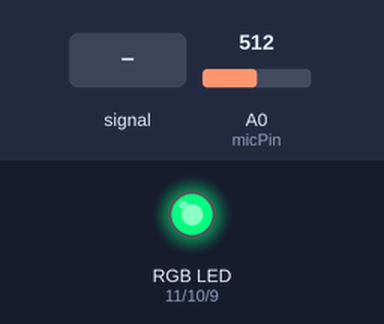
This sketch was run on a simulated Arduino Uno, built with avr-gcc and run on an emulated ATmega328P. Parts: an RGB LED mixed from three pins (HIGH = lit). Dashed ring = blinking. Inputs (shaded band) come from the test bench; at power-on: A0 (micPin) = 512.

Above: at 1.2 s.
1.3 s: A0 (micPin) fed a 2 Hz sine of ±306 counts around its level
At 1.48 s:
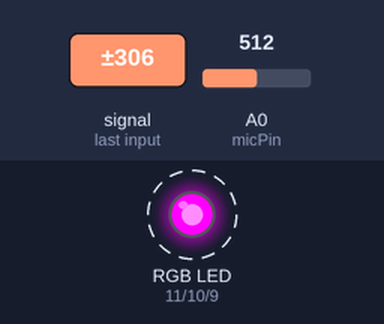
4.3 s: A0 (micPin) set to 716
At 5.0 s:
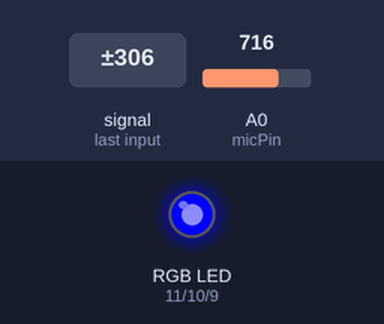
5.9 s: A0 (micPin) set to 566
At 6.3 s:
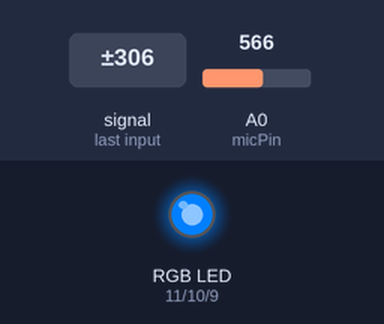
7.4 s: A0 (micPin) set to 540
At 8.3 s:
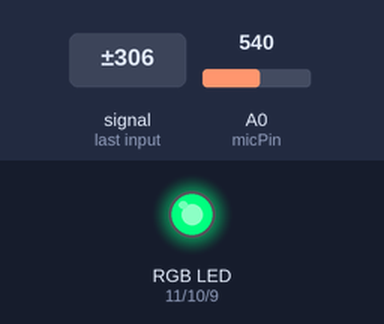
8.9 s: A0 (micPin) fed a 2 Hz sine of ±306 counts around its level
At 9.48 s:
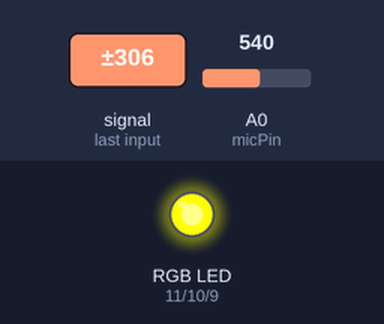
11.9 s: A0 (micPin) set to 122
At 12.6 s:
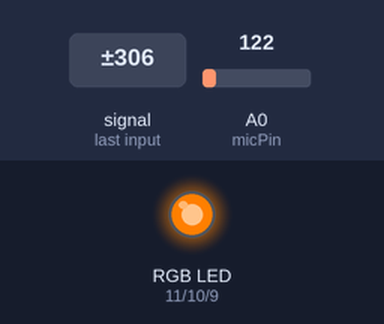
Timing chart, 0 to 14.4 s (numbered marks = the images above; inputs shaded):
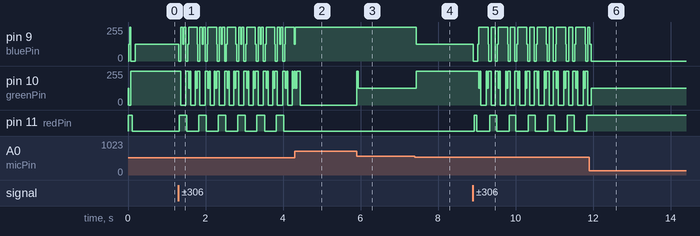

Measured:
- the behaviour switches between 554 and 553 on A0 (micPin) (found by bisection; images 3 and 4)
- after the input at 4.3 s, pin 11 (redPin): stops changing and stays LOW
- after the input at 5.9 s, pin 10 (greenPin): 0/255 → 127/255 at once
- after the input at 7.4 s, pin 9 (bluePin): 255/255 → 127/255 at once; pin 10 (greenPin): 127/255 → 255/255 at once
- after the input at 11.9 s, pin 11 (redPin): stops changing and stays HIGH

The sketch:

Project_Code.ino
```cpp
/*
CSE323 Project
Section: 5
Group: 4
Summer 2022
Project Name: Music Controlled Lighting System
*/

#define redPin 11
#define greenPin 10
#define bluePin 9
#define ledDelay 3
#define micPin A0

float micValue = 0, signalFiltered = 0, signalFilteredValues[] = {3.4, 3.1, 2.7, 2.4, 2.1, 1.7, 1.3, 0.9, 0.4};

void setup()
{
    Serial.begin(9600); // This starts the arduinos communication
}

void loop()
{
    MainFunction();
}

void MainFunction()
{
    micValue = (float)analogRead(micPin) * (5.0 / 1024.0);  // micPin value is 0 to 1023 & then we convert the value to volts ranging 0 to 5.

    FilterSignal(micValue);  //This function is used to change the value of the signalFiltered variable

    CompareSignalFiltered(signalFiltered);  //This function compares the singal value in order to choose the colour of the light
}

void FilterSignal(float sensorSignal)  // This function is used to change the value of the signalFiltered variable
{
    signalFiltered = (0.945 * signalFiltered) + (0.0549 * sensorSignal);
}

void CompareSignalFiltered(float signalFiltered) // This function defines the color of the LEDS by comparing
{

    if (signalFiltered > signalFilteredValues[0])
    {
        RGBColor(0, 0, 255); //Blue
    }

    else if (signalFiltered <= signalFilteredValues[0] && signalFiltered > signalFilteredValues[1])
    {
        RGBColor(0, 255, 255); //Azure
    }

    else if (signalFiltered <= signalFilteredValues[1] && signalFiltered > signalFilteredValues[2])
    {
        RGBColor(0, 127, 255); //Cyan
    }

    else if (signalFiltered <= signalFilteredValues[2] && signalFiltered > signalFilteredValues[3])
    {
        RGBColor(0, 255, 127); //Aqua Marine
    }

    else if (signalFiltered <= signalFilteredValues[3] && signalFiltered > signalFilteredValues[4])
    {
        RGBColor(0, 255, 0); //Green
    }

    else if (signalFiltered <= signalFilteredValues[4] && signalFiltered > signalFilteredValues[5])
    {
        RGBColor(255, 255, 0); //Yellow
    }

    else if (signalFiltered <= signalFilteredValues[5] && signalFiltered > signalFilteredValues[6])
    {
        RGBColor(255, 0, 255); //Magenta
    }

    else if (signalFiltered <= signalFilteredValues[6] && signalFiltered > signalFilteredValues[7])
    {
        RGBColor(255, 0, 127); //Rose
    }

    else if (signalFiltered <= signalFilteredValues[7] && signalFiltered > signalFilteredValues[8])
    {
        RGBColor(255, 127, 0); //Orange
    }

    else if (signalFiltered <= signalFilteredValues[8])
    {
        RGBColor(255, 0, 0); //Red
    }

    else
    {
        RGBColor(0, 0, 255); //Default:Blue
    }
}

void RGBColor(int redColor, int greenColor, int blueColor) // This is the function which is actually switching the color of the leds through arduino pin
{
    analogWrite(redPin, redColor);
    analogWrite(greenPin, greenColor);
    analogWrite(bluePin,blueColor);

    delay(ledDelay); //Delays the light
}
```
